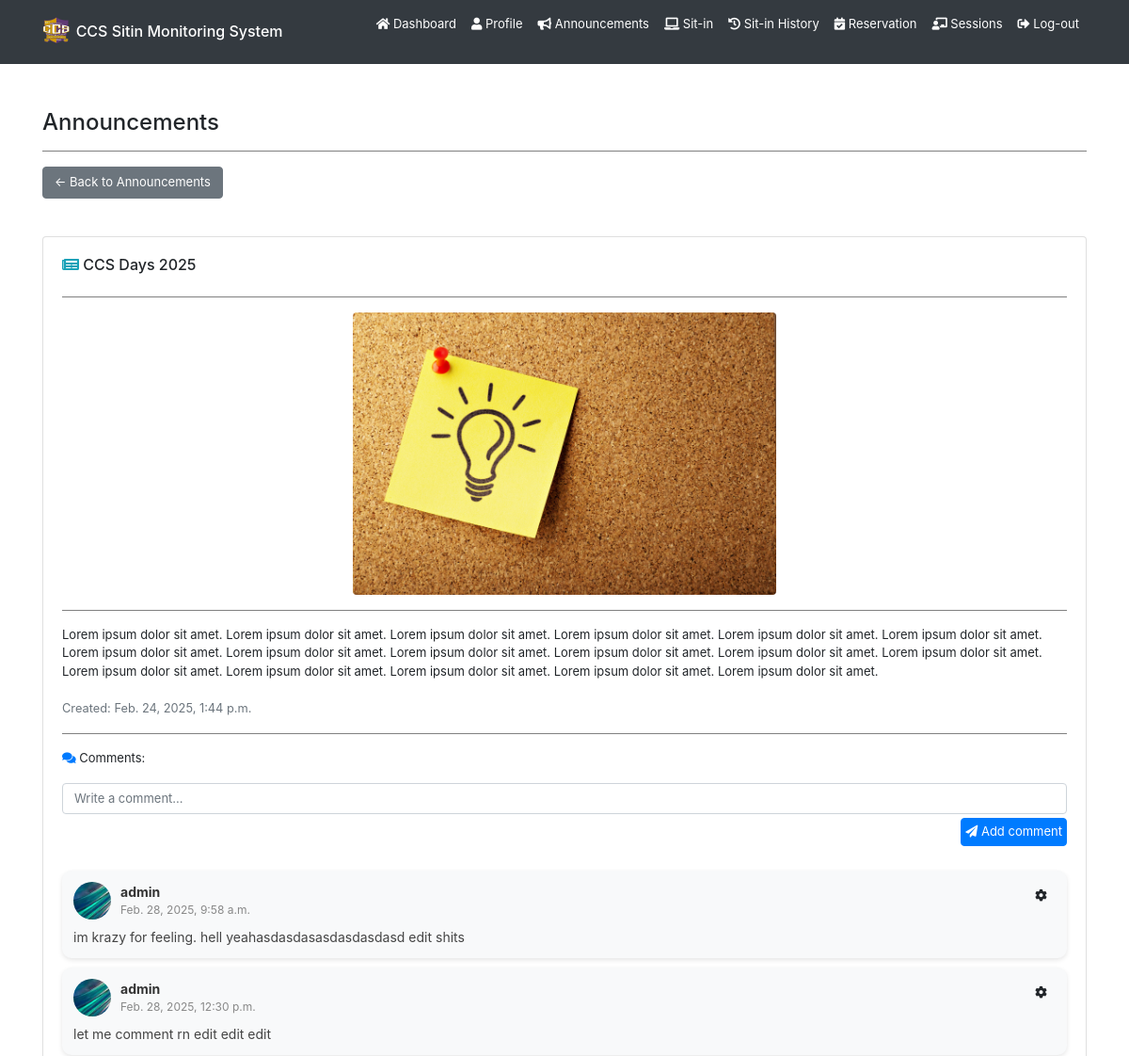
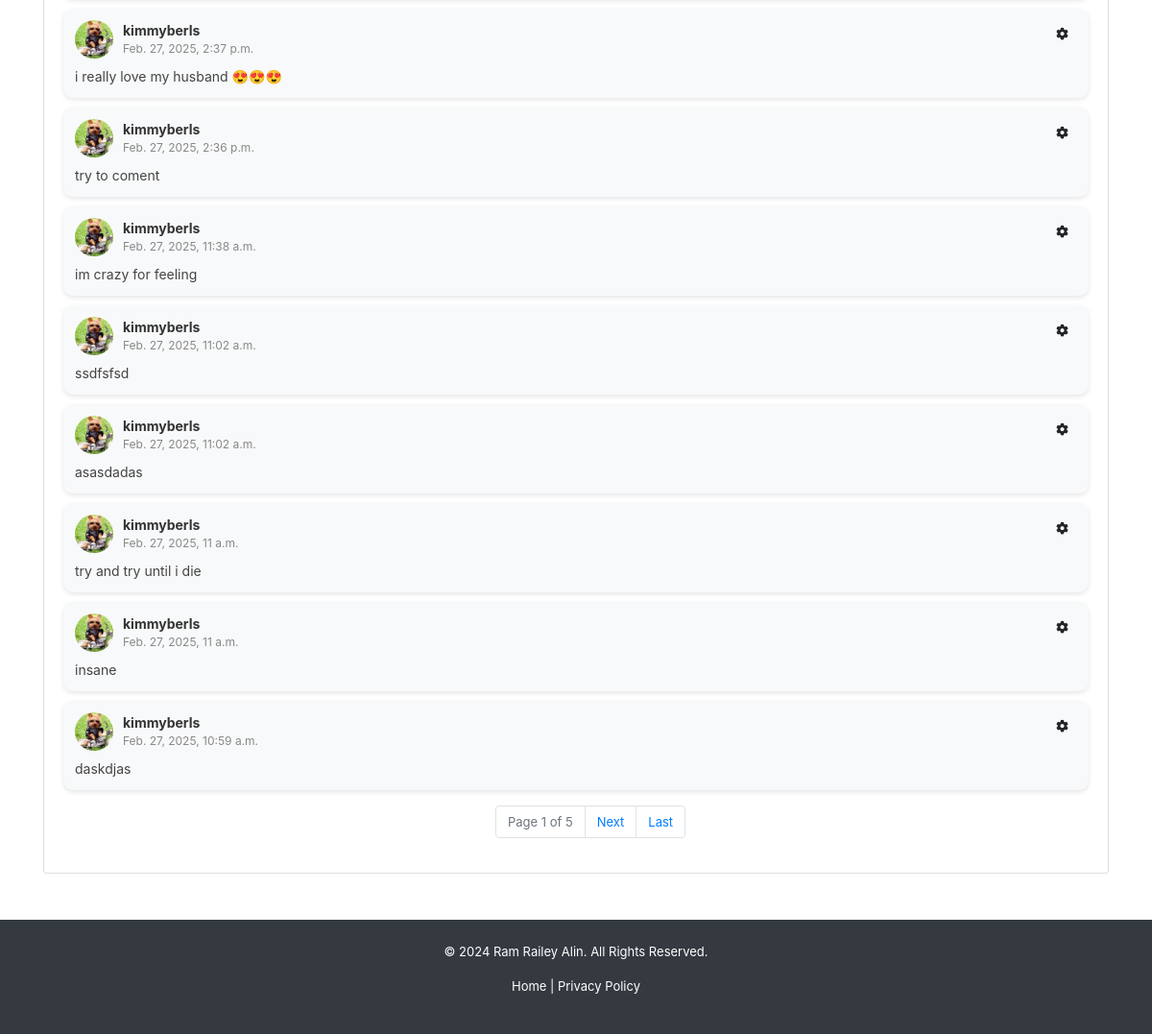
Page /announcements/1/ (signed in) on the committed database (2 pictures, top to bottom).
### backend/models.py (models this page shows, shortened)
class Announcement(models.Model):
    title = models.CharField(max_length=255, blank=True, null=True)
    content = models.TextField(blank=True, null=True)
    image = models.ImageField(upload_to="announcements/", default="announcements/announcement.jpg", blank=True, null=True)
    date = models.DateTimeField(auto_now_add=True)
    updated_at = models.DateTimeField(auto_now=True)
    superuser = models.ForeignKey(User, on_delete=models.CASCADE, limit_choices_to={'is_superuser': True})

class AnnouncementComment(models.Model):
    comment = models.TextField(blank=True, null=True)
    date = models.DateTimeField(auto_now_add=True)
    updated_at = models.DateTimeField(auto_now=True)
    announcement = models.ForeignKey(Announcement, on_delete=models.CASCADE)
    user = models.ForeignKey(User, on_delete=models.CASCADE)

class Registration(models.Model):
    idno = models.IntegerField(primary_key=True)
    lastname = models.CharField(max_length=80, null=True, blank=True)
    firstname = models.CharField(max_length=80, null=True, blank=True)
    middlename = models.CharField(max_length=80, null=True, blank=True)
    course = models.CharField(max_length=80, choices=COURSE_CHOICES, null=True, blank=True)
    level = models.IntegerField(null=True, choices=LEVEL_CHOICES, blank=True)
    email = models.EmailField(max_length=80, null=True, blank=True)
    address = models.CharField(max_length=255, null=True, blank=True)
    sessions = models.IntegerField(default=30, null=True, blank=True)
    profilepicture_og = models.ImageField(upload_to="profiles/", default="profiles/default.jpg", blank=True, null=True)
    profilepicture_lg = models.ImageField(upload_to="profiles/", default="profiles/default_lg.jpg", blank=True, null=True)
    profilepicture_md = models.ImageField(upload_to="profiles/", default="profiles/default_md.jpg", blank=True, null=True)
    profilepicture_sm = models.ImageField(upload_to="profiles/", default="profiles/default_sm.jpg", blank=True, null=True)
    profiledescription = models.TextField(blank=True, null=True)
    username = models.OneToOneField(User, on_delete=models.CASCADE)

### backend/views.py (the view)
# urls.py: path('announcements/<int:announcement_id>/', views.announcement, name='user-announcement'),
@login_required
def announcement(request, announcement_id):
    if request.user.is_authenticated:
        announcement = get_object_or_404(Announcement, pk=announcement_id)
        comments = AnnouncementComment.objects.filter(announcement=announcement).order_by('-updated_at')
        paginator = Paginator(comments, 10)
        page_number = request.GET.get('page')
        page_obj = paginator.get_page(page_number)
        return render(request, 'backend/pages/announcement.html', context={ 'announcement': announcement, 'announcementcomments': page_obj })
    return redirect('/')

### backend/templates/backend/pages/announcement.html (shortened to what this page needs)
{% extends 'backend/base.html' %}
{% load static %}
{% block content %}
<div class="container mt-5">
    <h4>Announcements</h4>
    <hr>
    <button class="btn btn-secondary mb-3" onclick="window.location.href = '{% url "user-announcements" %}'">
        ← Back to Announcements
    </button>
    <div id="announcement-body" class="card mt-4 rounded-box">
        <div class="card-body">
            <div class="d-flex justify-content-between align-items-center">
                <h6><i class="fas fa-newspaper text-info"></i> {{ announcement.title }}</h6>
            </div>
            <hr>
            {% if announcement.image %}
            <div class="text-center">
                <img src="{{ announcement.image.url }}" alt="Announcement Image" class="img-fluid rounded" style="max-height: 300px; object-fit: cover;">
            </div>
            <hr>
            {% endif %}
            <p>{{ announcement.content }}</p>
            <small class="text-muted">Created: {{ announcement.date }}</small>
            <hr>
            <p>
                <i class="fas fa-comments text-primary"></i> Comments:</p>
            <form id="comment-form">
                <div class="form-group">
                    <textarea class="form-control" placeholder="Write a comment..."
                        oninput="this.style.height = ''; this.style.height = this.scrollHeight + 'px'" rows="1"
                        style="resize: none;" required></textarea>
                    <button type="button"
                        onclick="PostComment(this.parentElement.parentElement, '{{ announcement.id }}','{{ csrf_token }}')"
                        class="btn p-1 mt-1 btn-primary float-right"><i class="fas fa-paper-plane"></i> Add comment</button>
                </div>
            </form>
        {% if announcementcomments %}
            {% for comment in announcementcomments %}
            <div class="comment-card w-full">
                <div class="comment-header d-flex align-items-center">
                    <img src="{{ comment.user.registration.profilepicture_sm.url }}" alt="comment profile pic"
                        class="comment-pic">
                    <div class="d-flex justify-content-between w-100">
                        <div class="comment-user-info flex-grow-1">
                            <strong>{{ comment.user.username }}</strong>
                            <span class="comment-date">{{ comment.date }}</span>
                        </div>
                        <div class="dropdown ms-auto">
                            <button class="btn btn-light btn-sm" type="button" id="dropdownMenuButton"
                                data-toggle="dropdown" aria-haspopup="true" aria-expanded="false">
                                <i class="fas fa-cog"></i>
                            </button>
                        </div>
                    </div>
                </div>
                <div id="comment-text-{{ comment.id }}" class="comment-body">
                    <p>{% if comment.comment %}{{ comment.comment }}{% else %}N\A{% endif %}</p>
                </div>
            </div>
            {% endfor %}
        {% else %}
            <p class="text-muted"><i class="fas fa-info-circle"></i> No comments yet.</p>
        {% endif %}
            <div class="pagination mt-3 d-flex flex-column justify-content-center">
                <nav aria-label="Comment pagination">
                    <ul class="pagination justify-content-center">
                        <li class="page-item disabled">
                            <span class="page-link">Page {{ announcementcomments.number }} of {{ announcementcomments.paginator.num_pages }}</span>
                        </li>
                        {% if announcementcomments.has_next %}
                        <li class="page-item">
                            <a class="page-link" href="?page={{ announcementcomments.next_page_number }}">Next</a>
                        </li>
                        <li class="page-item">
                            <a class="page-link" href="?page={{ announcementcomments.paginator.num_pages }}">Last</a>
                        </li>
                        {% endif %}
                    </ul>
                </nav>
            </div>
        </div>
    </div>
</div>
{% endblock content %}

### backend/static/backend/css/styles.css (style rules this page uses)
* { box-sizing: border-box; padding: 0; margin: 0; }
li { text-decoration: none; }
p { font-size: small; }
button { font-size: small; }
.btn { font-size: small; }
form { display: flex; flex-direction: column; row-gap: 10px; }
hr { width: 100%; border: none; border-top: 1px solid gray; }
ul { font-size: small; margin-left: 30px; }
.comment-card { background: #f8f9fa; border-radius: 10px; padding: 12px; margin: 10px 0; display: flex; flex-direction: column; box-shadow: 0 2px 5px rgba(0, 0, 0, 0.1); }
.comment-header { display: flex; align-items: center; margin-bottom: 8px; }
.comment-pic { width: 40px; height: 40px; border-radius: 50%; object-fit: cover; margin-right: 10px; }
.comment-user-info { display: flex; flex-direction: column; }
.comment-user-info strong { font-size: 14px; color: #333; }
.comment-date { font-size: 12px; color: #888; }
.comment-body p { font-size: 14px; margin: 0; color: #444; }
input[type="text"], input[type="email"], input[type="password"], input[type="number"], input[type="search"], input[type="tel"], input[type="url"], input[type="date"], input[type="datetime-local"], input[type="month"], input[type="week"], input[type="time"], textarea, select { font-size: small !important; }

### rows in the picture
Announcement: title "CCS Days 2025", image (picture), content "Lorem ipsum dolor sit amet. Lorem ipsum dolor sit amet. Lorem ipsum dolor sit amet. Lorem ipsum dolor sit amet. Lorem ipsum dolor sit amet. Lorem ipsum dolor sit amet. Lorem ipsum dolor sit amet. Lorem ipsum dolor sit amet. Lorem ipsum dolor sit amet. Lorem ipsum dolor sit amet. Lorem ipsum dolor sit amet. Lorem ipsum dolor sit amet. Lorem ipsum dolor sit amet. Lorem ipsum dolor sit amet. Lorem ipsum dolor sit amet. Lorem ipsum dolor sit amet. Lorem ipsum dolor sit amet.", date "Feb. 24, 2025, 1:44 p.m."
AnnouncementComment: user.registration.profilepicture_sm (picture), user.username "admin", date "Feb. 28, 2025, 9:58 a.m.", comment "im krazy for feeling. hell yeahasdasdasasdasdasdasd edit shits"
AnnouncementComment: user.registration.profilepicture_sm (picture), user.username "admin", date "Feb. 28, 2025, 12:30 p.m.", comment "let me comment rn edit edit edit"
AnnouncementComment: user.registration.profilepicture_sm (picture), user.username "kimmyberls", date "Feb. 27, 2025, 2:37 p.m.", comment "i really love my husband 😍😍😍"
AnnouncementComment: user.registration.profilepicture_sm (picture), user.username "kimmyberls", date "Feb. 27, 2025, 2:36 p.m.", comment "try to coment"
AnnouncementComment: user.registration.profilepicture_sm (picture), user.username "kimmyberls", date "Feb. 27, 2025, 11:38 a.m.", comment "im crazy for feeling"
AnnouncementComment: user.registration.profilepicture_sm (picture), user.username "kimmyberls", date "Feb. 27, 2025, 11:02 a.m.", comment "ssdfsfsd"
AnnouncementComment: user.registration.profilepicture_sm (picture), user.username "kimmyberls", date "Feb. 27, 2025, 11:02 a.m.", comment "asasdadas"
AnnouncementComment: user.registration.profilepicture_sm (picture), user.username "kimmyberls", date "Feb. 27, 2025, 11 a.m.", comment "try and try until i die"
AnnouncementComment: user.registration.profilepicture_sm (picture), user.username "kimmyberls", date "Feb. 27, 2025, 11 a.m.", comment "insane"
AnnouncementComment: user.registration.profilepicture_sm (picture), user.username "kimmyberls", date "Feb. 27, 2025, 10:59 a.m.", comment "daskdjas"

### other values in the picture
{{ announcementcomments.number }} "1"
{{ announcementcomments.paginator.num_pages }} "5"
